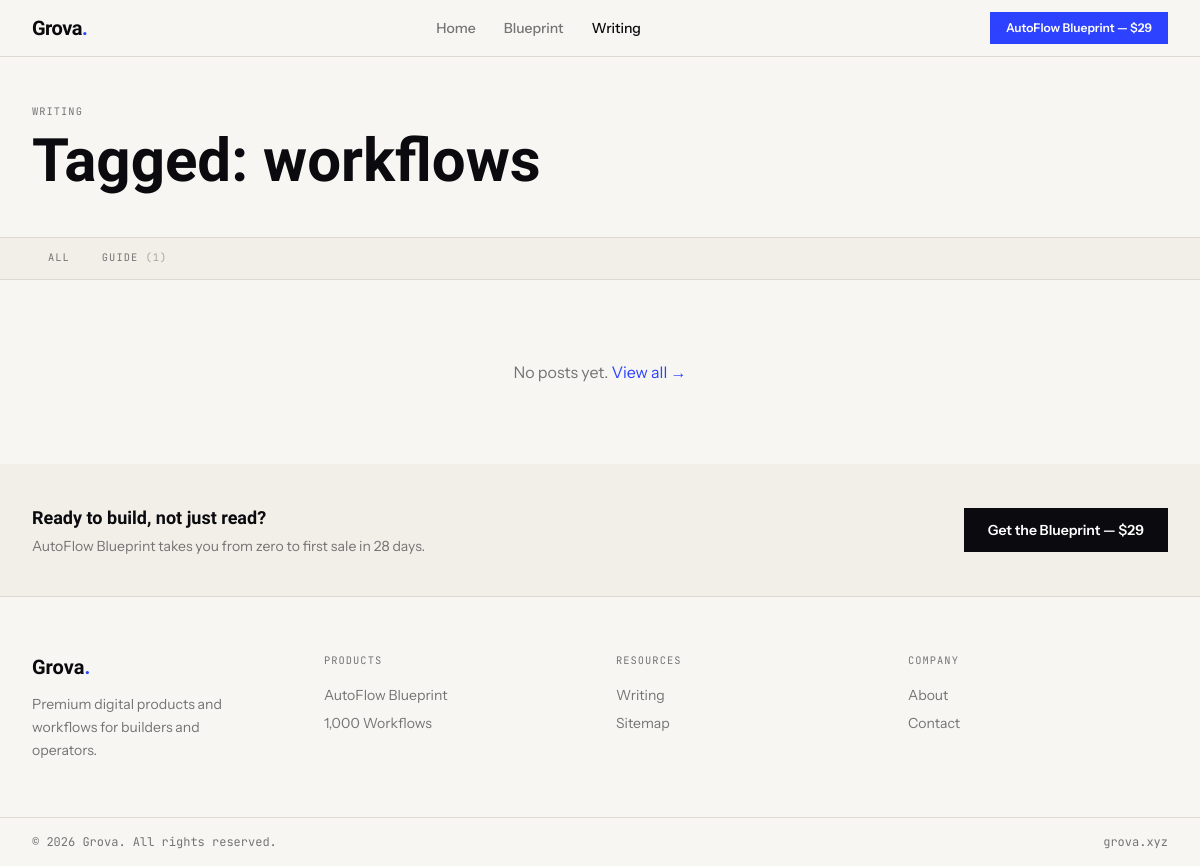
The app's page /blog.php?tag=workflows, older data.
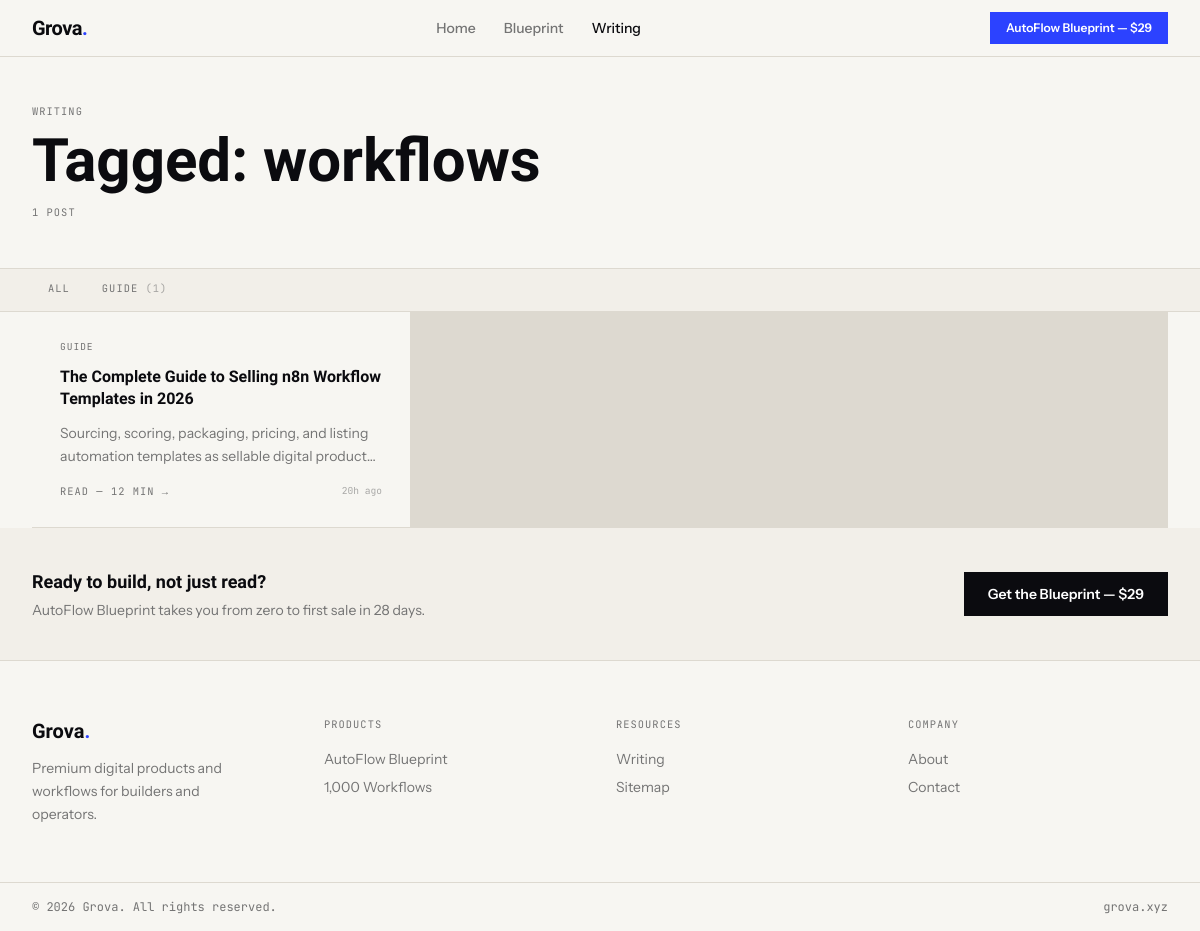
The same page, newer data.
### tables this page shows
CREATE TABLE IF NOT EXISTS posts (
  id             INT UNSIGNED    NOT NULL AUTO_INCREMENT,
  title          VARCHAR(255)    NOT NULL,
  slug           VARCHAR(255)    NOT NULL,
  excerpt        TEXT,
  content        LONGTEXT,
  meta_title     VARCHAR(255)    DEFAULT NULL,
  meta_desc      VARCHAR(320)    DEFAULT NULL,
  category       VARCHAR(100)    NOT NULL DEFAULT 'Article',
  tags           JSON            DEFAULT NULL,
  featured_image VARCHAR(500)    DEFAULT NULL,
  read_time      TINYINT UNSIGNED DEFAULT 5,
  published      TINYINT(1)      NOT NULL DEFAULT 0,
  views          INT UNSIGNED    NOT NULL DEFAULT 0,
  schema_type    VARCHAR(50)     NOT NULL DEFAULT 'Article',
  created_at     TIMESTAMP       NOT NULL DEFAULT CURRENT_TIMESTAMP,
  updated_at     TIMESTAMP       NOT NULL DEFAULT CURRENT_TIMESTAMP ON UPDATE CURRENT_TIMESTAMP,

  PRIMARY KEY (id),
  UNIQUE  KEY uk_slug        (slug),
  INDEX   idx_published      (published),
  INDEX   idx_category       (category),
  INDEX   idx_created        (created_at),
  INDEX   idx_pub_cat        (published, category),
  FULLTEXT idx_search        (title, excerpt)

);

### blog.php (the view, shortened to what the changed rows need)
<?php
require_once __DIR__.'/config.php';
$page = max(1,(int)($_GET['page']??1));
$cat  = trim($_GET['cat']??'');
$tag  = trim($_GET['tag']??'');
$posts    = getPosts($page,$cat,$tag);
$total    = countPosts($cat,$tag);
$cats     = getCategories();
$featured = (!$cat&&!$tag&&$page===1&&$posts) ? array_shift($posts) : null;
$pageTitle = $cat ? "Articles in $cat" : ($tag ? "Tagged: $tag" : 'Writing');
$pageDesc  = 'Practical guides on n8n automation, digital product creation, and building workflows that sell.';
pageOpen($pageTitle,[
    'title' => $pageTitle,
    'desc'  => $pageDesc,
    'canonical' => SITE_URL.'/blog.php'.($page>1?'?page='.$page:''),
],'Writing');
?>
<main id="main-content" class="pt-14">
<div class="border-b border-border bg-cream">
  <div class="max-w-site mx-auto px-5 lg:px-8 py-12">
    <p class="font-mono text-[.65rem] text-muted uppercase tracking-widest mb-3">Writing</p>
    <h1 class="font-display font-bold text-[clamp(2rem,5vw,4rem)] leading-[.95] text-ink">
      <?=$cat?e($cat):($tag?'Tagged: '.e($tag):'For operators,')?>
    </h1>
    <?php if($total>0): ?>
    <p class="font-mono text-[.65rem] text-muted uppercase tracking-widest mt-4"><?=$total?> post<?=$total!==1?'s':''?></p>
    <?php endif; ?>
  </div>
</div>
<?php if($cats): ?>
<div class="border-b border-border bg-stone/50 overflow-x-auto">
  <div class="max-w-site mx-auto px-5 lg:px-8">
    <div class="flex gap-0 min-w-max">
      <a href="/blog.php" class="font-mono text-[.65rem] uppercase tracking-widest px-4 py-3 border-b-2 <?=!$cat&&!$tag?'border-ink text-ink':'border-transparent text-muted hover:text-ink'?> transition-colors whitespace-nowrap">All</a>
      <?php foreach($cats as $c): ?>
      <a href="/blog.php?cat=<?=urlencode($c['category'])?>" class="font-mono text-[.65rem] uppercase tracking-widest px-4 py-3 border-b-2 <?=$cat===$c['category']?'border-ink text-ink':'border-transparent text-muted hover:text-ink'?> transition-colors whitespace-nowrap">
        <?=e($c['category'])?> <span class="text-muted/60">(<?=$c['cnt']?>)</span>
      </a>
      <?php endforeach; ?>
    </div>
  </div>
</div>
<?php endif; ?>
<?php if(!$posts&&!$featured): ?>
<div class="max-w-site mx-auto px-5 lg:px-8 py-20 text-center">
  <p class="text-muted font-ui">No posts yet. <a href="/blog.php" class="text-accent">View all →</a></p>
</div>
<?php else: ?>
<?php if($posts): ?>
<div class="max-w-site mx-auto px-5 lg:px-8">
  <div class="grid sm:grid-cols-2 lg:grid-cols-3 gap-px bg-border border-b border-border">
    <?php foreach($posts as $post): ?>
    <article class="bg-cream p-7 hover:bg-white transition-colors">
      <p class="font-mono text-[.6rem] text-muted uppercase tracking-widest mb-3">
        <a href="/blog.php?cat=<?=urlencode($post['category']??'')?>" class="hover:text-ink transition-colors"><?=e($post['category']??'Article')?></a>
      </p>
      <h2 class="font-display font-semibold text-base leading-snug text-ink mb-3">
        <a href="/post.php?slug=<?=e($post['slug'])?>" class="hover:text-accent transition-colors">
          <?=e($post['title'])?>
        </a>
      </h2>
      <p class="font-ui text-sm text-muted leading-relaxed mb-4 line-clamp-2"><?=e($post['excerpt']??'')?></p>
      <div class="flex justify-between items-center">
        <a href="/post.php?slug=<?=e($post['slug'])?>" class="font-mono text-[.65rem] text-muted uppercase tracking-widest hover:text-accent transition-colors">
          Read — <?=$post['read_time']?> min →
        </a>
        <span class="font-mono text-[.6rem] text-muted/60"><?=timeAgo($post['created_at'])?></span>
      </div>
    </article>
    <?php endforeach; ?>
  </div>
</div>
<?php endif; ?>
<?php endif; ?>
</main>
<?php pageClose(); ?>

### config.php (shortened to what the changed rows need)
<?php
function db(): PDO {
    static $pdo;
    if (!$pdo) $pdo = new PDO(
        'mysql:host='.DB_HOST.';port='.DB_PORT.';dbname='.DB_NAME.';charset=utf8mb4',
        DB_USER, DB_PASS,
        [PDO::ATTR_ERRMODE=>PDO::ERRMODE_EXCEPTION,
         PDO::ATTR_DEFAULT_FETCH_MODE=>PDO::FETCH_ASSOC,
         PDO::ATTR_EMULATE_PREPARES=>false]
    );
    return $pdo;
}
function getPosts(int $page=1, string $cat='', string $tag=''): array {
    $offset = ($page-1)*POSTS_PER_PAGE;
    $where = ['published=1'];
    $params = [];
    if ($tag) { $where[] = 'JSON_CONTAINS(tags, JSON_QUOTE(?))'; $params[] = $tag; }
    $sql = 'SELECT id,title,slug,excerpt,category,tags,featured_image,read_time,views,created_at
            FROM posts WHERE '.implode(' AND ',$where).'
            ORDER BY created_at DESC LIMIT '.POSTS_PER_PAGE.' OFFSET '.$offset;
    $s = db()->prepare($sql); $s->execute($params); return $s->fetchAll();
}
function countPosts(string $cat='', string $tag=''): int {
    $where = ['published=1']; $params = [];
    if ($tag) { $where[] = 'JSON_CONTAINS(tags, JSON_QUOTE(?))'; $params[] = $tag; }
    $s = db()->prepare('SELECT COUNT(*) FROM posts WHERE '.implode(' AND ',$where));
    $s->execute($params); return (int)$s->fetchColumn();
}
function getCategories(): array {
    return db()->query('SELECT category, COUNT(*) cnt FROM posts WHERE published=1 GROUP BY category ORDER BY cnt DESC')->fetchAll();
}
function e(string $s): string { return htmlspecialchars($s,ENT_QUOTES|ENT_SUBSTITUTE,'UTF-8'); }
function timeAgo(string $ts): string {
    $d=time()-strtotime($ts);
    return $d<60?'just now':($d<3600?floor($d/60).'m ago':($d<86400?floor($d/3600).'h ago':date('M j, Y',strtotime($ts))));
}
function pageOpen(string $title, array $seo=[], string $active=''): void {
?><!DOCTYPE html>
<html lang="en">
<head>
<script src="https://cdn.tailwindcss.com"></script>
</head>
<body>
<?php echoNav($active); ?>
<?php
}
function echoNav(string $active=''): void {
    $links = ['/index.php'=>'Home','/product.php'=>'Blueprint','/blog.php'=>'Writing'];
    $nav='';
    foreach($links as $href=>$label)
        $nav .= '<a href="'.$href.'" class="nav-a'.($active===$label?' on':'').'">'.$label.'</a>';
?>
<header class="fixed top-0 inset-x-0 z-50 bg-cream/95 backdrop-blur-sm border-b border-border" role="banner">
  <div class="max-w-site mx-auto px-5 lg:px-8 h-14 flex items-center justify-between gap-6">
    <nav class="hidden md:flex items-center gap-7" aria-label="Main navigation">
      <?=$nav?>
    </nav>
  </div>
</header>
<?php
}
function pageClose(): void {
?>
</body></html>
<?php
}

Row changes from the older to the newer data that the page shows:
now on this page (row edited): posts: category "GUIDE", title "The Complete Guide to Selling n8n Workflow Templates in 2026", excerpt "Sourcing, scoring, packaging, pricing, and listing automation templates as sellable digital…", read_time "12", created_at "20h ago"
Text that changed along with them:
$total: (not shown) → "1"
text no longer shown: "No posts yet. View all →"
text now shown: "POST"
